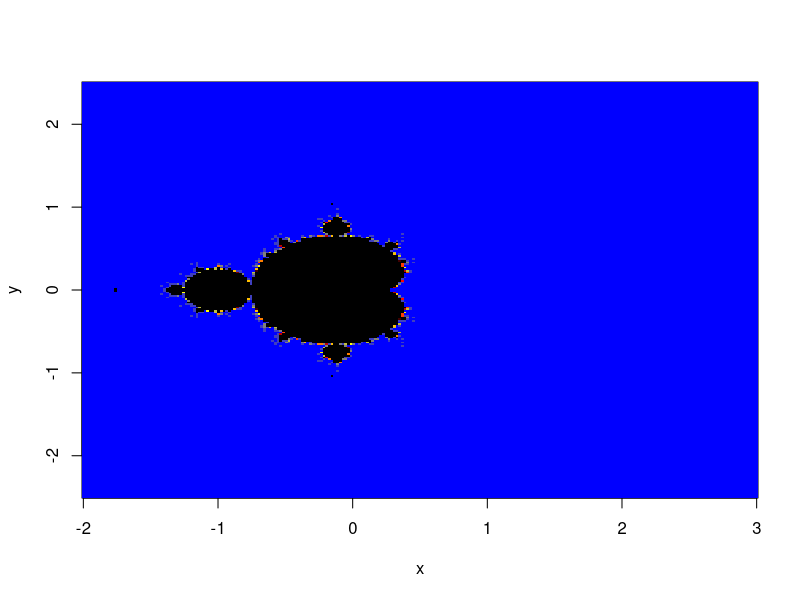

Here is the R script that generated this plot:
#source:http://www.everydayanalytics.ca/2014/12/the-mandelbrot-set-in-r.html
cols=colorRampPalette(c("blue","yellow","red","black"))(13)
xmin = -2
xmax = 3
nx = 250
ymin = -2.5
ymax = 2.5
ny = 250
n=300

# variables
x <- seq(xmin, xmax, length.out=nx)
y <- seq(ymin, ymax, length.out=ny)
c <- outer(x,y*1i,FUN="+")
z <- matrix(0.0, nrow=length(x), ncol=length(y))
k <- matrix(0.0, nrow=length(x), ncol=length(y))

for (rep in 1:n) { 
  print(rep)
  for (i in 1:nx) { 
    for (j in 1:ny) { 
      if(Mod(z[i,j]) < 2 && k[i,j] < n) {
        z[i,j] <- z[i,j]^2 + c[i,j]
        k[i,j] <- k[i,j] + 1
      }
    }
  }
}

image(x,y,k, col=cols)
